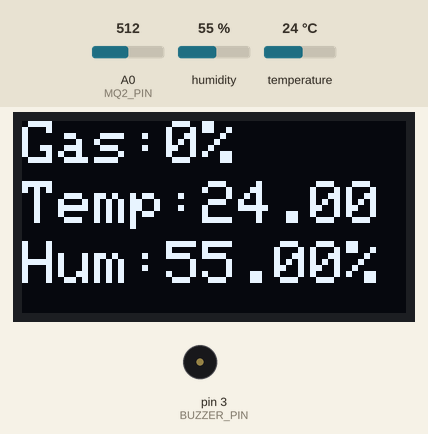
Simulated run of this sketch. Board: Arduino Uno, built with avr-gcc and run on an emulated ATmega328P. On the bench: 128×64 one-colour display, buzzer (waves = sounding). The inputs (shaded band) are chosen by the test bench; at power-on: A0 (MQ2_PIN) = 512, humidity 55 %, temperature 24 °C. What the sketch prints to the serial monitor is not drawn.

Above: at 10.3 s.
10.4 s: A0 (MQ2_PIN) set to 628
At 11.7 s:
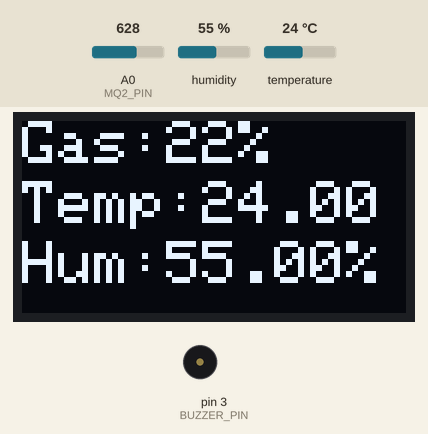
12.0 s: A0 (MQ2_PIN) set to 658
At 13.8 s:
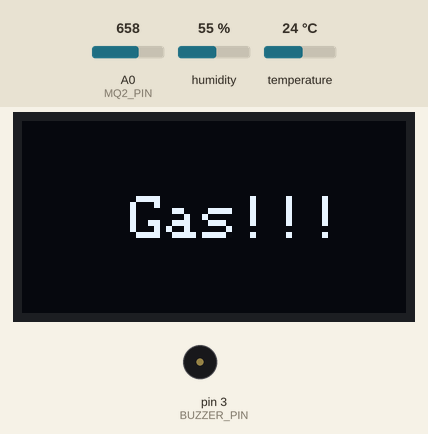
17.1 s: A0 (MQ2_PIN) set to 511
At 18.2 s:
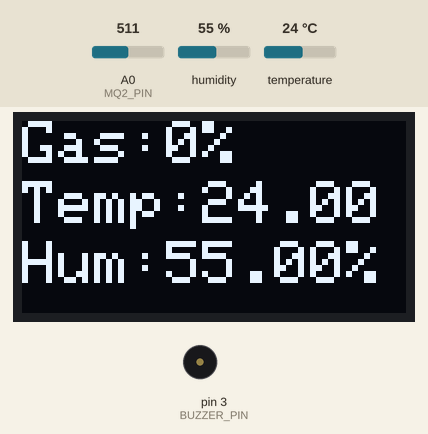
18.8 s: humidity set to 22 %
At 20.9 s:
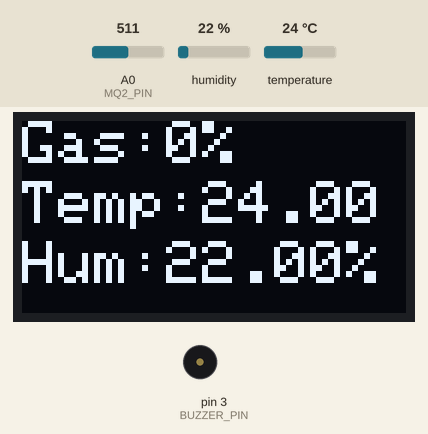
21.9 s: temperature set to 12 °C
At 23.9 s:
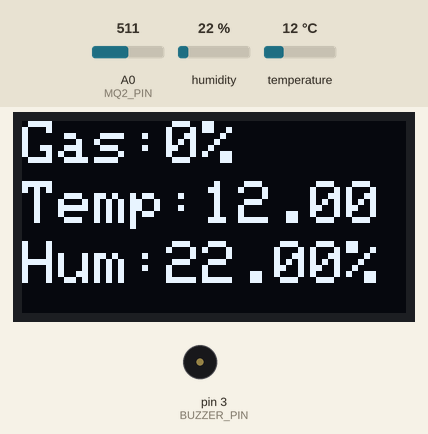
24.2 s: humidity set to 40 %
At 26.0 s:
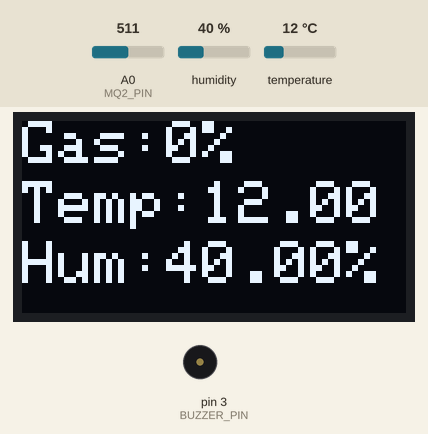
Timing chart, 0 to 27.5 s (numbered marks = the images above; inputs shaded):
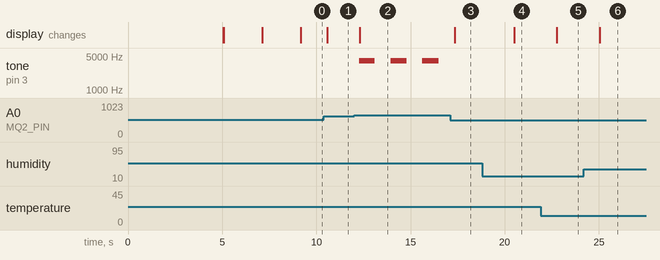

The sketch:

allarmegasarduino.ino
```cpp
#include <Wire.h>
#include <Adafruit_SSD1306.h>
#include <Adafruit_GFX.h>
#include <DHT.h>

// Definizioni per il display OLED
#define SCREEN_WIDTH 128
#define SCREEN_HEIGHT 64
#define OLED_RESET -1
Adafruit_SSD1306 display(SCREEN_WIDTH, SCREEN_HEIGHT, &Wire, OLED_RESET);

// Definizioni per i sensori
#define DHTPIN 2       // Pin digitale collegato al DHT11
#define DHTTYPE DHT11  // Definisci il tipo di sensore DHT11
DHT dht(DHTPIN, DHTTYPE);

#define MQ2_PIN A0    // Pin analogico collegato al sensore MQ-2
#define BUZZER_PIN 3  // Pin digitale 8 collegato al buzzer

#define NUM_SAMPLES 100        // Numero di campioni per la calibrazione
#define CALIBRATION_TIME 2000  // Durata della calibrazione in millisecondi

int baseline_gas_value = 0;  // Variabile per il valore di base del gas

void setup() {
  Serial.begin(115200);

  // Aggiungi un ritardo per permettere al sensore MQ-2 di stabilizzarsi
  delay(5000);  // Attendi 5 secondi

  // Inizializzazione display OLED
  if (!display.begin(SSD1306_SWITCHCAPVCC, 0x3C)) {
    Serial.println(F("SSD1306 allocation failed"));
    for (;;)
      ;
  }
  display.clearDisplay();
  display.display();

  // Inizializzazione DHT11
  dht.begin();

  // Impostazione del pin del buzzer come output
  pinMode(BUZZER_PIN, OUTPUT);
  digitalWrite(BUZZER_PIN, LOW);  // Inizialmente il buzzer è spento

  // Calibrazione del sensore MQ-2
  Serial.println("Calibrazione del sensore MQ-2 in corso...");
  display.clearDisplay();
  display.setTextSize(1);
  display.setTextColor(SSD1306_WHITE);
  display.setCursor(0, 25);
  display.print("    Calibrazione...");
  display.display();

  long total_gas_value = 0;

  for (int i = 0; i < NUM_SAMPLES; i++) {
    total_gas_value += analogRead(MQ2_PIN);
    delay(CALIBRATION_TIME / NUM_SAMPLES);
  }

  baseline_gas_value = total_gas_value / NUM_SAMPLES;

  Serial.print("Calibrazione completata. Valore di base del gas: ");
  Serial.println(baseline_gas_value);

  // Visualizza il valore base del gas sul display OLED
  display.clearDisplay();
  display.setTextSize(1);
  display.setCursor(0, 10);
  display.print("Calibrazione Finita");
  display.setCursor(0, 30);
  display.print("BaseGas:");
  display.setCursor(0, 45);
  display.print(baseline_gas_value);
  display.display();
  delay(2000);  // Ritardo per permettere di leggere il valore sul display
}
unsigned long previousMillisBuzzer = 0;   // Memorizza il tempo di esecuzione dell'ultimo ciclo del buzzer
unsigned long previousMillisDisplay = 0;  // Memorizza il tempo di esecuzione dell'ultimo aggiornamento del display
const long intervalBuzzer = 600;          // Intervallo per il buzzer in millisecondi (500 ms di suono + 100 ms di pausa)
const long intervalDisplay = 100;         // Intervallo per l'aggiornamento del display

int buzzerState = LOW;  // Stato del buzzer (ON/OFF)
int buzzerCount = 0;    // Contatore dei "bip" del buzzer

void loop() {
  // Lettura dati DHT11
  float h = dht.readHumidity();
  float t = dht.readTemperature();

  // Controllo errori del DHT11
  if (isnan(h) || isnan(t)) {
    Serial.println(F("Errore nella lettura del DHT11!"));
    display.clearDisplay();
    display.setCursor(0, 0);
    display.print("Errore DHT11!");
    display.display();
    return;
  }

  // Lettura del valore dal sensore MQ-2
  int gas_value = analogRead(MQ2_PIN);
  int gas_percentage = map(gas_value - baseline_gas_value, 0, 1023 - baseline_gas_value, 0, 100);

  if (gas_percentage < 0) {
    gas_percentage = 0;
  }

  unsigned long currentMillis = millis();  // Legge il tempo corrente

  if (gas_percentage > 25) {
    // Gestione del buzzer con temporizzazione non bloccante
    if (currentMillis - previousMillisBuzzer >= intervalBuzzer && buzzerCount < 100) {
      previousMillisBuzzer = currentMillis;

      if (buzzerState == LOW) {
        buzzerState = HIGH;
        tone(BUZZER_PIN, 4000);  // Attiva il buzzer
      } else {
        buzzerState = LOW;
        noTone(BUZZER_PIN);  // Disattiva il buzzer
        buzzerCount++;
      }
    }

    // Aggiornamento del display con temporizzazione non bloccante
    if (currentMillis - previousMillisDisplay >= intervalDisplay) {
      previousMillisDisplay = currentMillis;

      display.clearDisplay();
      display.setTextSize(2);
      display.setCursor(0, 25);
      display.print("   Gas!!!");
      display.display();
    }
  } else {
    // Reset del contatore dei "bip" del buzzer e disattivazione del buzzer
    buzzerCount = 0;
    noTone(BUZZER_PIN);

    // Visualizza i dati normali sul display OLED
    if (currentMillis - previousMillisDisplay >= intervalDisplay) {
      previousMillisDisplay = currentMillis;

      display.clearDisplay();
      display.setTextSize(2);
      display.setCursor(0, 00);
      display.print("Gas:");
      display.print(gas_percentage);
      display.print("%");
      display.setCursor(0, 20);
      display.print("Temp:");
      display.print(t);
      display.setCursor(0, 40);
      display.print("Hum:");
      display.print(h);
      display.print("%");
      display.display();
    }
  }

  // Stampa i dati su Serial Monitor
  Serial.print("Gas:");
  Serial.print(gas_percentage);
  Serial.print("%, Temp:");
  Serial.print(t);
  Serial.print("C, Hum:");
  Serial.print(h);
  Serial.println("%");

  delay(250);  // Ritardo breve per evitare un aggiornamento troppo frequente
}
```

Measured:
- the behaviour switches between 644 and 645 on A0 (MQ2_PIN) (found by bisection; images 1 and 2)
- after the input at 10.4 s, the display: changes after 0.19 s (image 1)
- after the input at 12.0 s, tone on pin 3 (BUZZER_PIN): alternates 4000 Hz for 0.84 s and silent for 0.85 s, starting after 0.27 s; the display: changes after 0.30 s (image 2)
- after the input at 17.1 s, tone on pin 3 (BUZZER_PIN): stays silent (without the input it goes to 4000 Hz after 0.23 s); the display: changes after 0.26 s (image 3)
- after the input at 18.8 s, the display: changes after 1.7 s (image 4)
- after the input at 21.9 s, the display: changes after 0.87 s (image 5)
- after the input at 24.2 s, the display: changes after 0.84 s (image 6)
